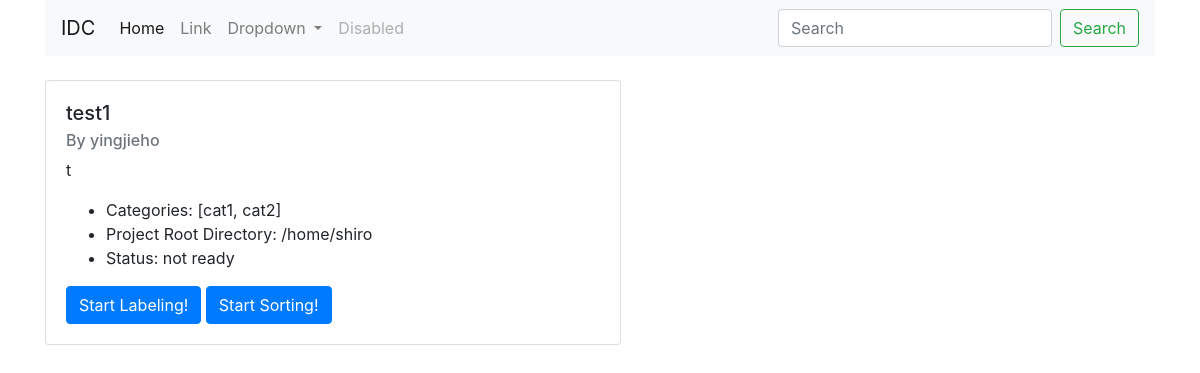
Screenshot of /datalabel/project/1/ with the database file from the repository.
### datalabel/models.py (models this page shows)
class RequestModel(models.Model):
    projectName = models.CharField(max_length=64)
    projectDesc = models.TextField()
    projectRootDir = models.CharField(max_length=128)
    categories = models.TextField(help_text="please provide in \
                                             cat1, cat2, cat3 format")
    dateCreated = models.DateTimeField(default=timezone.now)
    author = models.CharField(max_length=64)
    ready = models.CharField(max_length=10, default="not ready")

### datalabel/views.py (the view)
# urls.py: path('project/<int:id>/', views.projectDetail, name='datalabel-project'),
def projectDetail(request, id):
    detail = RequestModel.objects.get(id=id)
    context = {
        'detail': detail
    }
    return render(request, 'datalabel/projectdetail.html', context)

### datalabel/templates/datalabel/projectdetail.html
{% extends "datalabel/layout.html" %}
{% block content %}
	<div class="card" style="width: 36rem;">
		<div class="card-body">
			<h5 class="card-title">{{ detail.projectName }}</h5>
			<h6 class="card-subtitle mb-2 text-muted">By {{ detail.author }}</h6>
			<p class="card-text">{{ detail.projectDesc }}</p>
			<ul>
				<li class="card-text">Categories: {{ detail.categories }}</li>
				<li class="card-text">Project Root Directory: {{ detail.projectRootDir }}</li>
				<li class="card-text">Status: {{ detail.ready }}</li>
			</ul>
			<a href="{% url 'datalabel-labelingProject' detail.projectName %}" class="btn btn-primary">Start Labeling!</a>
			<a href="#" class="btn btn-primary">Start Sorting!</a>
		</div>
	</div>
{% endblock content %}

### rows the page displays
RequestModel: projectName "test1", author "yingjieho", projectDesc "t", categories "[cat1, cat2]", projectRootDir "/home/shiro", ready "not ready"
